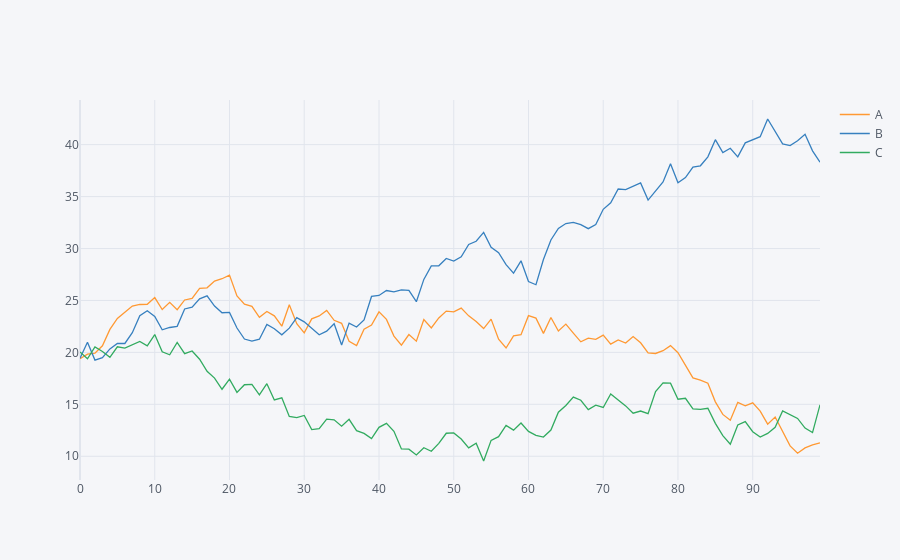

The cell this chart's notebook holds for it:
### Markdown cell above
* Use the .iplot() method to generate a line plot with the dataset. 

* This plot allows us to click on the elements in the legend to hide and display context which is pretty neat.

* The cursor to the top right of the plot to observe the various features of the plot. We can also use the zoom feature of specific areas of the plot.

### Code cell
df.iplot()
